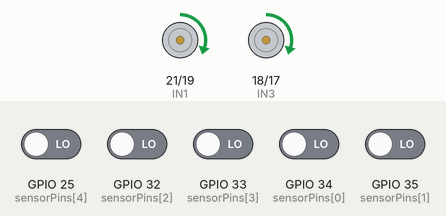
Simulated run of this sketch. Board: ESP32. On the bench: motor-driver pin pairs drawn as motors (green arrow = first pin HIGH = forward, orange = second pin HIGH = backward, longer = more drive, scaled by the enable pin). The inputs (shaded band) are chosen by the test bench; at power-on: GPIO 25 (sensorPins[4]), GPIO 32 (sensorPins[2]), GPIO 33 (sensorPins[3]), GPIO 34 (sensorPins[0]), GPIO 35 (sensorPins[1]) LOW. WiFi joins after 1.5 s; servers stay silent unless stated; what the sketch prints to the serial monitor is not drawn.

Above: at 3.7 s.
3.8 s: GPIO 25 (sensorPins[4]) driven HIGH
At 5.0 s:
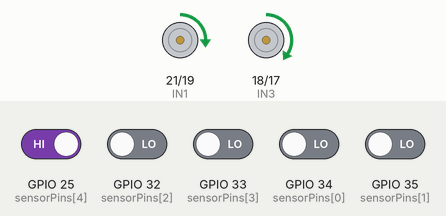
5.3 s: GPIO 32 (sensorPins[2]) driven HIGH
At 6.3 s:
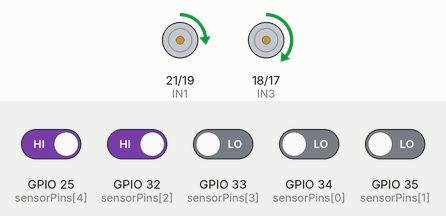
6.8 s: GPIO 33 (sensorPins[3]) driven HIGH
At 7.5 s:
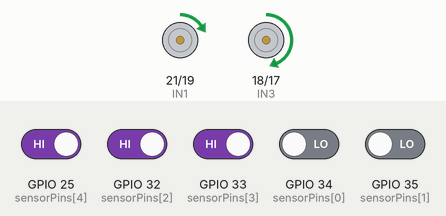
8.3 s: GPIO 34 (sensorPins[0]) driven HIGH
At 8.6 s:
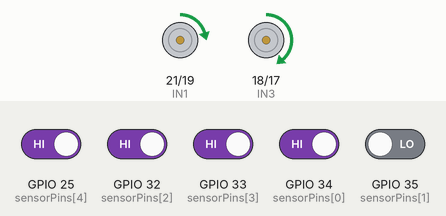
9.8 s: GPIO 25 (sensorPins[4]) driven LOW
At 10.9 s:
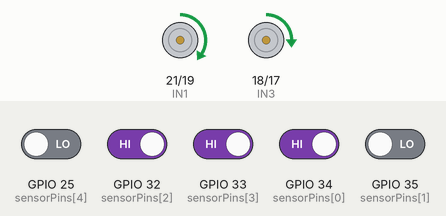
11.3 s: GPIO 35 (sensorPins[1]) driven HIGH
At 12.1 s:
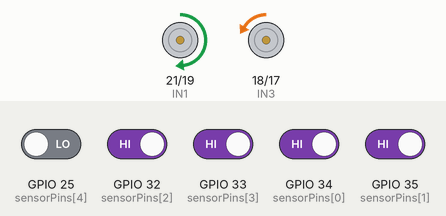
Timing chart, 0 to 13.8 s (numbered marks = the images above; inputs shaded):
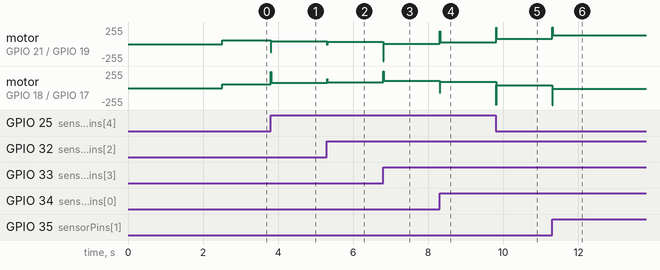

The sketch:

line__1__copy_20260325135609.ino
```cpp
#include <Arduino.h>
#include <WiFi.h>

// ===== CẤU HÌNH WIFI (WIFI CONFIG) =====
const char* ssid = "TECH LAB";
const char* password = "techlab1";

WiFiServer tcpServer(6868);
WiFiClient client;

// ===== HÀNG ĐỢI FREE RTOS (FREE RTOS QUEUE) =====
QueueHandle_t cmdQueue;

// ===== LỆNH ĐIỀU KHIỂN (COMMAND ENUM) =====
enum RobotCmd {
  CMD_LEFT = -1,
  CMD_RIGHT = 1,
  CMD_STOP = 2,
  CMD_GO = 3,
  CMD_OBSTACLE = 4
};

// ===== CHÂN CẢM BIẾN (SENSOR PINS) =====
const int sensorPins[5] = {34, 35, 32, 33, 25};

// ===== CHÂN ĐỘNG CƠ (MOTOR PINS) =====
#define ENA 22
#define IN1 21
#define IN2 19

#define ENB 16
#define IN3 18
#define IN4 17

// ===== BIẾN TRẠNG THÁI (STATE VARIABLES) =====
volatile int turnState = 0; // -1: Trái (Left), 1: Phải (Right), 0: Thẳng (Straight)
volatile bool stopFlag = false;
volatile int detectObs = 0; // Trạng thái vật cản (Obstacle state)

// ===== THÔNG SỐ PID (PID PARAMETERS) =====
float Kp = 35;
float Kd = 330;
float error = 0;
float lastError = 0;
int sensors[5];
int activeSensors = 0;
int baseSpeed = 60;

// ================= HÀM ĐIỀU KHIỂN ĐỘNG CƠ (MOTOR CONTROL) =================
void moveMotors(int left, int right) {
  left = constrain(left, -255, 255);
  right = constrain(right, -255, 255);

  if (left >= 0) {
    digitalWrite(IN1, HIGH);
    digitalWrite(IN2, LOW);
  } else {
    digitalWrite(IN1, LOW);
    digitalWrite(IN2, HIGH);
    left = -left;
  }

  if (right >= 0) {
    digitalWrite(IN3, HIGH);
    digitalWrite(IN4, LOW);
  } else {
    digitalWrite(IN3, LOW);
    digitalWrite(IN4, HIGH);
    right = -right;
  }

  analogWrite(ENA, left);
  analogWrite(ENB, right);
}

void stopCar() {
  moveMotors(0, 0);
}

// ================= HÀM XÓA SẠCH LỆNH (CLEAR COMMANDS) =================
void clearCommands() {
  xQueueReset(cmdQueue);
  if (client && client.connected()) {
    while (client.available()) client.read();
  }
}

// ================= HÀM ĐỌC CẢM BIẾN & TÍNH SAI SỐ (READ SENSORS & CALCULATE ERROR) =================
void readSensors() {
  activeSensors = 0;
  for (int i = 0; i < 5; i++) {
    sensors[i] = digitalRead(sensorPins[i]);
    if (sensors[i] == 0) activeSensors++;
  }
}

void calculateError() {
  float sum = 0;
  if (activeSensors > 0) {
    for (int i = 0; i < 5; i++) {
      if (sensors[i] == 0) {
        // ĐÃ SỬA: (i - 2) giúp bên trái là âm, bên phải là dương đồng nhất với line.ino
        sum += (i - 2);
      }
    }
    error = sum / activeSensors;
  } else {
    // Nếu mất vạch, giữ hướng rẽ cũ
    error = (lastError > 0) ? 3 : -3;
  }
}

// ================= LOGIC RẼ TẠI NGÃ TƯ (INTERSECTION TURN LOGIC) =================
void executeTurn() {
  // Đi thẳng thêm một chút để thân xe vào giữa ngã tư
  moveMotors(baseSpeed + 40, baseSpeed + 40);
  vTaskDelay(pdMS_TO_TICKS(200));

  int turnSpd = 140;
  // ĐÃ SỬA: Đổi lại dấu để khi turnState = -1 (trái), bánh trái lùi (-140) và bánh phải tiến (140)
  moveMotors(-turnState * turnSpd, turnState * turnSpd);
  vTaskDelay(pdMS_TO_TICKS(350));

  unsigned long startTime = millis();
  // Chờ cho đến khi cảm biến giữa (sensorPins[2]) bắt lại được vạch
  while (digitalRead(sensorPins[2]) == 1) {
    if (millis() - startTime > 2000) break;
    vTaskDelay(1);
  }

  clearCommands();
  error = 0;
  lastError = 0;
}

// ================= LOGIC TRÁNH VẬT CẢN (OBSTACLE AVOIDANCE) =================
void overcomeObstacle() {
  // Mặc định lách qua phải: Bánh trái tiến, bánh phải lùi
  moveMotors(140, -140);
  vTaskDelay(pdMS_TO_TICKS(400));

  unsigned long startTime = millis();
  while (digitalRead(sensorPins[2]) == 1) {
    if (millis() - startTime > 2000) break;
    vTaskDelay(1);
  }

  clearCommands();
  error = 0;
  lastError = 0;
}

// ================= TÁC VỤ MẠNG (TCP TASK - CORE 0) =================
void TaskTCP(void* pv) {
  tcpServer.begin();
  for (;;) {
    if (!client || !client.connected()) {
      client = tcpServer.available();
    } else if (client.available()) {
      String request = client.readStringUntil('\n');
      request.trim();

      int cmd = CMD_GO;
      if (request == "left") cmd = CMD_LEFT;
      else if (request == "right") cmd = CMD_RIGHT;
      else if (request == "stop") cmd = CMD_STOP;
      else if (request == "obstacle") cmd = CMD_OBSTACLE;

      xQueueOverwrite(cmdQueue, &cmd);
    }
    vTaskDelay(pdMS_TO_TICKS(5));
  }
}

// ================= TÁC VỤ ROBOT (ROBOT TASK - CORE 1) =================
void TaskRobot(void* pv) {
  TickType_t xLastWakeTime = xTaskGetTickCount();
  const TickType_t freq = pdMS_TO_TICKS(10);

  for (;;) {
    int cmd;
    if (xQueueReceive(cmdQueue, &cmd, 0) == pdPASS) {
      if (cmd == CMD_LEFT) {
        turnState = -1;
        stopFlag = false;
      } else if (cmd == CMD_RIGHT) {
        turnState = 1;
        stopFlag = false;
      } else if (cmd == CMD_STOP) {
        stopFlag = true;
      } else if (cmd == CMD_GO) {
        turnState = 0;
        stopFlag = false;
      } else if (cmd == CMD_OBSTACLE) {
        detectObs = 1;
      }
    }

    if (stopFlag) {
      stopCar();
      vTaskDelay(pdMS_TO_TICKS(100));
      continue;
    }

    if (detectObs) {
      overcomeObstacle();
      detectObs = 0;
      continue;
    }

    readSensors();
    calculateError();

    bool isCross = (activeSensors >= 3);
    // Nhận diện ngã 3 (T-junction): Lệnh trái + Cảm biến trái nhất chạm vạch HOẶC Lệnh phải + Cảm biến phải nhất chạm vạch
    bool isTee = (turnState == -1 && sensors[0] == 0) || (turnState == 1 && sensors[4] == 0);

    if (turnState != 0 && (isCross || isTee)) {
      executeTurn();
      turnState = 0;
    } else {
      float P = error;
      float D = error - lastError;
      lastError = error;

      float motor = (Kp * P) + (Kd * D);
      // ĐÃ SỬA: Nếu xe lệch trái (error < 0, motor < 0), bánh trái sẽ quay chậm đi và bánh phải quay nhanh lên -> bẻ lái về trái (hướng lại vào vạch)
      moveMotors(baseSpeed + motor, baseSpeed - motor);
    }

    vTaskDelayUntil(&xLastWakeTime, freq);
  }
}

// ================= CÀI ĐẶT (SETUP) =================
void setup() {
  Serial.begin(115200);
  delay(1000);

  for (int i = 0; i < 5; i++) pinMode(sensorPins[i], INPUT);

  pinMode(IN1, OUTPUT);
  pinMode(IN2, OUTPUT);
  pinMode(IN3, OUTPUT);
  pinMode(IN4, OUTPUT);
  pinMode(ENA, OUTPUT);
  pinMode(ENB, OUTPUT);

  stopCar();

  Serial.println("\n--- DANG KET NOI WIFI ---");
  WiFi.mode(WIFI_STA);
  WiFi.begin(ssid, password);

  while (WiFi.status() != WL_CONNECTED) {
    delay(500);
    Serial.print(".");
  }

  Serial.println("\nWiFi Connected!");
  Serial.print("IP Address: ");
  Serial.println(WiFi.localIP());
  Serial.println("Port: 6868");
  Serial.println("-------------------------");

  cmdQueue = xQueueCreate(1, sizeof(int));

  xTaskCreatePinnedToCore(TaskTCP, "TCP", 4096, NULL, 2, NULL, 0);
  xTaskCreatePinnedToCore(TaskRobot, "Bot", 4096, NULL, 5, NULL, 1);
}

void loop() {
  // Bỏ trống (Empty loop) vì đã dùng FreeRTOS Task
}
```

Measured:
- after the input at 3.8 s, motor on GPIO 21 (IN1) / GPIO 19 (IN2): forward 60/255 → forward 42/255 at once; motor on GPIO 18 (IN3) / GPIO 17 (IN4): forward 60/255 → forward 77/255 at once
- after the input at 5.3 s, motor on GPIO 21 (IN1) / GPIO 19 (IN2): forward 42/255 → forward 36/255 at once; motor on GPIO 18 (IN3) / GPIO 17 (IN4): forward 77/255 → forward 83/255 at once
- after the input at 6.8 s, motor on GPIO 21 (IN1) / GPIO 19 (IN2): forward 36/255 → forward 7/255 at once; motor on GPIO 18 (IN3) / GPIO 17 (IN4): forward 83/255 → forward 112/255 at once
- after the input at 8.3 s, motor on GPIO 21 (IN1) / GPIO 19 (IN2): forward 7/255 → forward 25/255 at once; motor on GPIO 18 (IN3) / GPIO 17 (IN4): forward 112/255 → forward 95/255 at once
- after the input at 9.8 s, motor on GPIO 21 (IN1) / GPIO 19 (IN2): forward 25/255 → forward 77/255 at once; motor on GPIO 18 (IN3) / GPIO 17 (IN4): forward 95/255 → forward 42/255 at once
- after the input at 11.3 s, motor on GPIO 21 (IN1) / GPIO 19 (IN2): forward 77/255 → forward 130/255 at once; motor on GPIO 18 (IN3) / GPIO 17 (IN4): forward 42/255 → backward 10/255 at once
